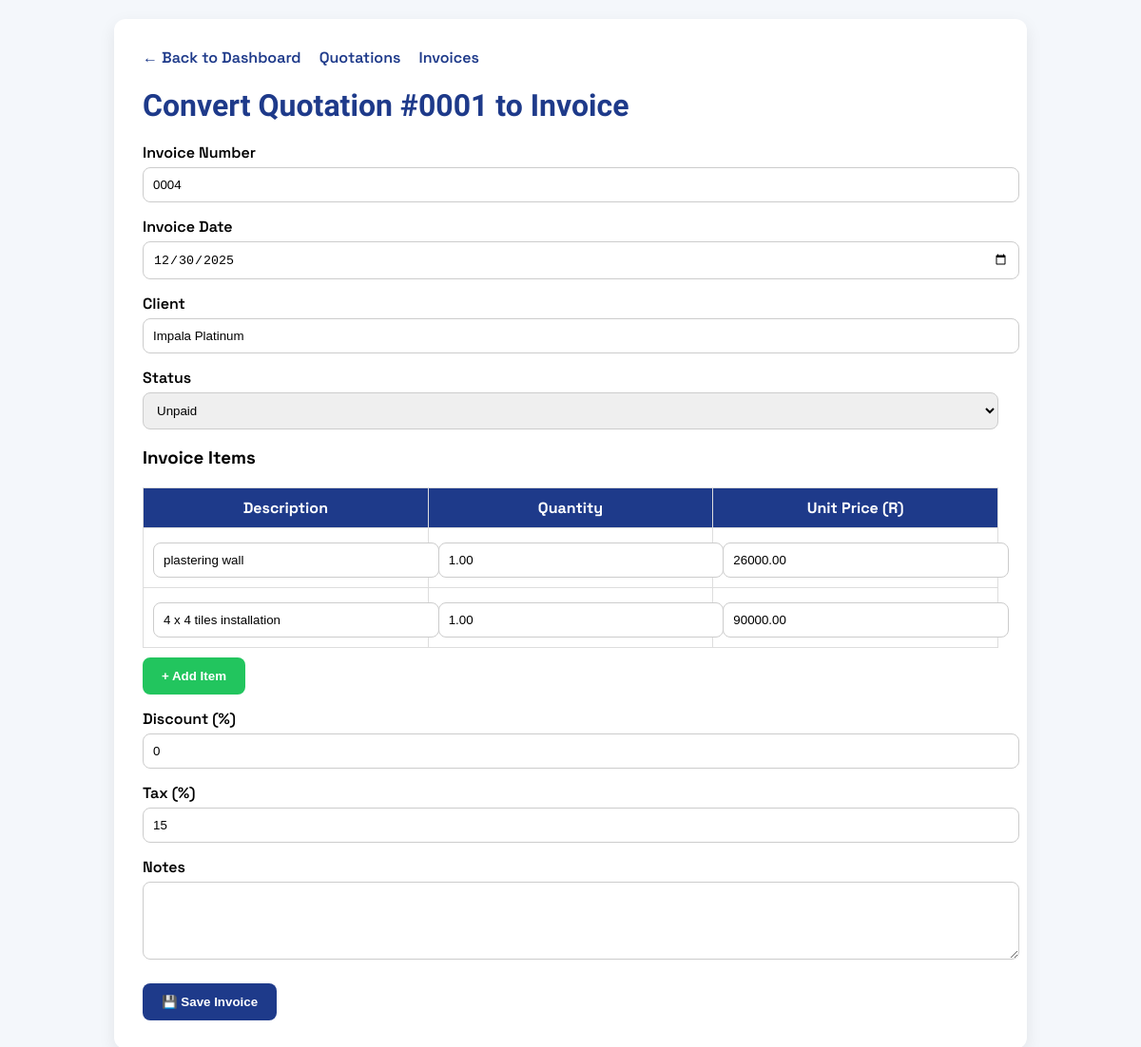
Page /convert_to_invoice.php?id=2 on the committed database.
### tables this page shows
CREATE TABLE `quotations` (
  `id` int(11) NOT NULL,
  `client_name` varchar(255) DEFAULT NULL,
  `quotation_date` date NOT NULL,
  `quotation_number` varchar(50) NOT NULL,
  `total_amount` decimal(12,2) DEFAULT NULL,
  `status` enum('Pending','Accepted','Rejected') DEFAULT 'Pending',
  `notes` text DEFAULT NULL,
  `created_at` date DEFAULT NULL
);

CREATE TABLE `quotation_items` (
  `id` int(11) NOT NULL,
  `quotation_id` int(11) NOT NULL,
  `description` varchar(255) NOT NULL,
  `quantity` decimal(10,2) NOT NULL,
  `unit_price` decimal(12,2) NOT NULL
);

### convert_to_invoice.php (the view, shortened to what this page needs)
<?php
require 'db.php';
$quotation_id = intval($_GET['id']);
$qResult = $conn->query("SELECT * FROM quotations WHERE id = $quotation_id");
$quotation = $qResult->fetch_assoc();
$itemsResult = $conn->query("SELECT * FROM quotation_items WHERE quotation_id = $quotation_id");
$items = [];
while ($row = $itemsResult->fetch_assoc()) {
    $items[] = $row;
}
$invoiceNumberRes = $conn->query("SELECT COUNT(*) AS total FROM invoices");
$invoiceCount = $invoiceNumberRes->fetch_assoc()['total'] ?? 0;
$newInvoiceNumber = str_pad($invoiceCount + 1, 4, '0', STR_PAD_LEFT);
?>
<!DOCTYPE html>
<html lang="en">
<head>
</head>
<body>
<div class="container">
    <div class="nav">
        <a href="dashboard.php">← Back to Dashboard</a>
        <a href="quotations.php">Quotations</a>
        <a href="invoices.php">Invoices</a>
    </div>
    <h1>Convert Quotation #<?= htmlspecialchars($quotation['quotation_number']) ?> to Invoice</h1>
    <form method="POST" action="save_invoice.php">
        <label>Invoice Number</label>
        <input type="text" name="invoice_number" value="<?= $newInvoiceNumber ?>" readonly>
        <label>Invoice Date</label>
        <input type="date" name="invoice_date" value="<?= date('Y-m-d') ?>" required>
        <label>Client</label>
        <input type="text" name="client_name" value="<?= htmlspecialchars($quotation['client_name']) ?>" readonly>
        <label>Status</label>
        <select name="status">
            <option value="Unpaid">Unpaid</option>
        </select>
        <h3>Invoice Items</h3>
        <table id="itemsTable">
            <thead>
                <tr>
                    <th>Description</th>
                    <th>Quantity</th>
                    <th>Unit Price (R)</th>
                </tr>
            </thead>
            <tbody>
                <?php foreach($items as $it): ?>
                <tr>
                    <td><input type="text" name="item[]" value="<?= htmlspecialchars($it['description']) ?>" required></td>
                    <td><input type="number" name="quantity[]" value="<?= $it['quantity'] ?>" step="0.01" required></td>
                    <td><input type="number" name="unit_price[]" value="<?= $it['unit_price'] ?>" step="0.01" required></td>
                </tr>
                <?php endforeach; ?>
            </tbody>
        </table>
        <button type="button" class="add-btn" onclick="addRow()">+ Add Item</button>
        <label>Discount (%)</label>
        <input type="number" name="discount" value="0" step="0.01">
        <label>Tax (%)</label>
        <input type="number" name="tax" value="15" step="0.01">
        <label>Notes</label>
        <textarea name="notes" rows="4"><?= htmlspecialchars($quotation['notes']) ?></textarea>
        <button type="submit" class="save-btn">💾 Save Invoice</button>
    </form>
</div>
</body>
</html>

### convert_to_invoice.php (style rules this page uses)
body { font-family:'Space Grotesk',sans-serif; background:#f4f7fb; margin:0; padding:20px; }
.container { max-width:900px; margin:auto; background:#fff; padding:30px; border-radius:12px; box-shadow:0 6px 18px rgba(0,0,0,0.08); }
h1 { font-family:'Urbanist',sans-serif; margin-bottom:20px; color:#1e3a8a; }
label { display:block; margin-top:15px; font-weight:600; }
input, textarea, select { width:100%; padding:10px; border:1px solid #ccc; border-radius:8px; margin-top:5px; }
table { width:100%; margin-top:20px; border-collapse:collapse; }
th, td { border:1px solid #ddd; padding:10px; }
th { background:#1e3a8a; color:white; }
button { padding:12px 20px; margin-top:20px; border:none; border-radius:8px; cursor:pointer; font-weight:600; }
.save-btn { background:#1e3a8a; color:white; }
.add-btn { background:#22c55e; color:white; margin-top:10px; }
.nav { margin-bottom:20px; }
.nav a { margin-right:15px; text-decoration:none; font-weight:600; color:#1e3a8a; }

### rows in the picture
quotations: quotation_number "0001", client_name "Impala Platinum"
quotation_items: description "plastering wall", quantity "1.00", unit_price "26000.00"
quotation_items: description "4 x 4 tiles installation", quantity "1.00", unit_price "90000.00"
